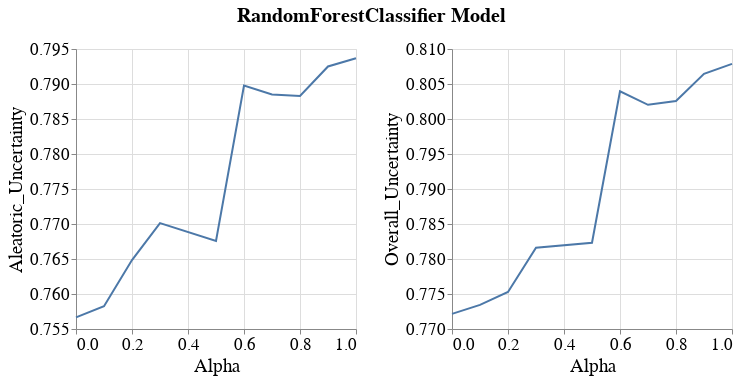

This figure's notebook cell:
### Code cell
visualizer.create_subgroup_metrics_line_band_plot(model_name=MODEL_NAMES[0],
                                                  subgroup_metrics=['Aleatoric_Uncertainty', 'Overall_Uncertainty'],
                                                  subgroup='race_dis_correct')

### Figure 1 — Vega-Lite specification as saved in the notebook (floating-point values rounded to 4 significant figures)
{"config": {"view": {"continuousWidth": 400, "continuousHeight": 300}, "axis": {"labelFontSize": 17, "labelFontWeight": "normal", "titleFontSize": 19, "titleFontWeight": "normal"}, "legend": {"labelFontSize": 17, "symbolStrokeWidth": 10, "titleFontSize": 19}, "title": {"fontSize": 17}}, "vconcat": [{"hconcat": [{"layer": [{"mark": {"type": "errorband", "extent": "ci"}, "encoding": {"x": {"field": "Intervention_Param", "title": "Alpha", "type": "quantitative"}, "y": {"field": "Metric_Value", "scale": {"zero": false}, "title": "Aleatoric_Uncertainty", "type": "quantitative"}}}, {"mark": "line", "encoding": {"x": {"field": "Intervention_Param", "title": "Alpha", "type": "quantitative"}, "y": {"aggregate": "mean", "field": "Metric_Value", "scale": {"zero": false}, "title": "Aleatoric_Uncertainty", "type": "quantitative"}}}], "height": 280, "width": 280}, {"layer": [{"mark": {"type": "errorband", "extent": "ci"}, "encoding": {"x": {"field": "Intervention_Param", "title": "Alpha", "type": "quantitative"}, "y": {"field": "Metric_Value", "scale": {"zero": false}, "title": "Overall_Uncertainty", "type": "quantitative"}}}, {"mark": "line", "encoding": {"x": {"field": "Intervention_Param", "title": "Alpha", "type": "quantitative"}, "y": {"aggregate": "mean", "field": "Metric_Value", "scale": {"zero": false}, "title": "Overall_Uncertainty", "type": "quantitative"}}}], "data": {"name": "data-30f21b907d24197be38117402a63da21"}, "height": 280, "width": 280}]}], "data": {"name": "data-c156b88728347ae5626641f15b0f4399"}, "title": {"text": "RandomForestClassifier Model", "anchor": "middle", "dy": -10, "fontSize": 20}, "$schema": "https://vega.github.io/schema/vega-lite/v4.17.0.json", "datasets": {"data-c156b88728347ae5626641f15b0f4399": [{"Metric": "Aleatoric_Uncertainty", "Bootstrap_Model_Seed": 101, "Model_Name": "RandomForestClassifier", "Model_Params": "{'bootstrap': False, 'ccp_alpha': 0.0, 'class_weight': None, 'criterion': 'gini', 'max_depth': 40, 'max_features': 'sqrt', 'max_leaf_nodes': None, 'max_samples': None, 'min_impurity_decrease': 0.0, 'min_samples_leaf': 1, 'min_samples_split': 2, 'min_weight_fraction_leaf': 0.0, 'n_estimators': 100, 'n_jobs': None, 'oob_score': False, 'random_state': 101, 'verbose': 0, 'warm_start': False}", "Run_Number": "Run_1", "Dataset_Name": "Diabetes", "Num_Estimators": 200, "Tag": "OK", "Record_Create_Date_Time": "2023-08-05T11:04:48.791000", "Session_Uuid": "f88d9187-81c1-496e-a809-65185798edd6", "Experiment_Iteration": "Exp_iter_1", "Dataset_Split_Seed": 100, "Model_Init_Seed": 100, "Fair_Intervention_Params_Lst": "[0.7]", "Intervention_Param": 0.7, "Subgroup": "race_dis_correct", "Metric_Value": 0.7885, "Group": "race_dis_correct"}, {"Metric": "Aleatoric_Uncertainty", "Bootstrap_Model_Seed": 101, "Model_Name": "RandomForestClassifier", "Model_Params": "{'bootstrap': False, 'ccp_alpha': 0.0, 'class_weight': None, 'criterion': 'gini', 'max_depth': 40, 'max_features': 'sqrt', 'max_leaf_nodes': None, 'max_samples': None, 'min_impurity_decrease': 0.0, 'min_samples_leaf': 1, 'min_samples_split': 2, 'min_weight_fraction_leaf': 0.0, 'n_estimators': 200, 'n_jobs': None, 'oob_score': False, 'random_state': 101, 'verbose': 0, 'warm_start': False}", "Run_Number": "Run_1", "Dataset_Name": "Diabetes", "Num_Estimators": 200, "Tag": "OK", "Record_Create_Date_Time": "2023-08-05T11:22:30.211000", "Session_Uuid": "f88d9187-81c1-496e-a809-65185798edd6", "Experiment_Iteration": "Exp_iter_1", "Dataset_Split_Seed": 100, "Model_Init_Seed": 100, "Fair_Intervention_Params_Lst": "[0.2]", "Intervention_Param": 0.2, "Subgroup": "race_dis_correct", "Metric_Value": 0.7648, "Group": "race_dis_correct"}, {"Metric": "Aleatoric_Uncertainty", "Bootstrap_Model_Seed": 101, "Model_Name": "RandomForestClassifier", "Model_Params": "{'bootstrap': False, 'ccp_alpha': 0.0, 'class_weight': None, 'criterion': 'gini', 'max_depth': 50, 'max_features': 'sqrt', 'max_leaf_nodes': None, 'max_samples': None, 'min_impurity_decrease': 0.0, 'min_samples_leaf': 1, 'min_samples_split': 2, 'min_weight_fraction_leaf': 0.0, 'n_estimators': 100, 'n_jobs': None, 'oob_score': False, 'random_state': 101, 'verbose': 0, 'warm_start': False}", "Run_Number": "Run_1", "Dataset_Name": "Diabetes", "Num_Estimators": 200, "Tag": "OK", "Record_Create_Date_Time": "2023-08-05T11:05:37.835000", "Session_Uuid": "f88d9187-81c1-496e-a809-65185798edd6", "Experiment_Iteration": "Exp_iter_1", "Dataset_Split_Seed": 100, "Model_Init_Seed": 100, "Fair_Intervention_Params_Lst": "[0.5]", "Intervention_Param": 0.5, "Subgroup": "race_dis_correct", "Metric_Value": 0.7676, "Group": "race_dis_correct"}, {"Metric": "Aleatoric_Uncertainty", "Bootstrap_Model_Seed": 101, "Model_Name": "RandomForestClassifier", "Model_Params": "{'bootstrap': False, 'ccp_alpha': 0.0, 'class_weight': None, 'criterion': 'gini', 'max_depth': 60, 'max_features': 'sqrt', 'max_leaf_nodes': None, 'max_samples': None, 'min_impurity_decrease': 0.0, 'min_samples_leaf': 1, 'min_samples_split': 2, 'min_weight_fraction_leaf': 0.0, 'n_estimators': 100, 'n_jobs': None, 'oob_score': False, 'random_state': 101, 'verbose': 0, 'warm_start': False}", "Run_Number": "Run_1", "Dataset_Name": "Diabetes", "Num_Estimators": 200, "Tag": "OK", "Record_Create_Date_Time": "2023-08-05T10:49:26.823000", "Session_Uuid": "f88d9187-81c1-496e-a809-65185798edd6", "Experiment_Iteration": "Exp_iter_1", "Dataset_Split_Seed": 100, "Model_Init_Seed": 100, "Fair_Intervention_Params_Lst": "[0.0]", "Intervention_Param": 0.0, "Subgroup": "race_dis_correct", "Metric_Value": 0.7567, "Group": "race_dis_correct"}, {"Metric": "Aleatoric_Uncertainty", "Bootstrap_Model_Seed": 101, "Model_Name": "RandomForestClassifier", "Model_Params": "{'bootstrap': False, 'ccp_alpha': 0.0, 'class_weight': None, 'criterion': 'gini', 'max_depth': 60, 'max_features': 'sqrt', 'max_leaf_nodes': None, 'max_samples': None, 'min_impurity_decrease': 0.0, 'min_samples_leaf': 1, 'min_samples_split': 2, 'min_weight_fraction_leaf': 0.0, 'n_estimators': 100, 'n_jobs': None, 'oob_score': False, 'random_state': 101, 'verbose': 0, 'warm_start': False}", "Run_Number": "Run_1", "Dataset_Name": "Diabetes", "Num_Estimators": 200, "Tag": "OK", "Record_Create_Date_Time": "2023-08-05T11:02:27.223000", "Session_Uuid": "f88d9187-81c1-496e-a809-65185798edd6", "Experiment_Iteration": "Exp_iter_1", "Dataset_Split_Seed": 100, "Model_Init_Seed": 100, "Fair_Intervention_Params_Lst": "[0.1]", "Intervention_Param": 0.1, "Subgroup": "race_dis_correct", "Metric_Value": 0.7583, "Group": "race_dis_correct"}, {"Metric": "Aleatoric_Uncertainty", "Bootstrap_Model_Seed": 101, "Model_Name": "RandomForestClassifier", "Model_Params": "{'bootstrap': False, 'ccp_alpha': 0.0, 'class_weight': None, 'criterion': 'gini', 'max_depth': 60, 'max_features': 'sqrt', 'max_leaf_nodes': None, 'max_samples': None, 'min_impurity_decrease': 0.0, 'min_samples_leaf': 1, 'min_samples_split': 2, 'min_weight_fraction_leaf': 0.0, 'n_estimators': 100, 'n_jobs': None, 'oob_score': False, 'random_state': 101, 'verbose': 0, 'warm_start': False}", "Run_Number": "Run_1", "Dataset_Name": "Diabetes", "Num_Estimators": 200, "Tag": "OK", "Record_Create_Date_Time": "2023-08-05T11:05:00.615000", "Session_Uuid": "f88d9187-81c1-496e-a809-65185798edd6", "Experiment_Iteration": "Exp_iter_1", "Dataset_Split_Seed": 100, "Model_Init_Seed": 100, "Fair_Intervention_Params_Lst": "[0.6]", "Intervention_Param": 0.6, "Subgroup": "race_dis_correct", "Metric_Value": 0.7898, "Group": "race_dis_correct"}, {"Metric": "Aleatoric_Uncertainty", "Bootstrap_Model_Seed": 101, "Model_Name": "RandomForestClassifier", "Model_Params": "{'bootstrap': False, 'ccp_alpha': 0.0, 'class_weight': None, 'criterion': 'gini', 'max_depth': 60, 'max_features': 'sqrt', 'max_leaf_nodes': None, 'max_samples': None, 'min_impurity_decrease': 0.0, 'min_samples_leaf': 1, 'min_samples_split': 2, 'min_weight_fraction_leaf': 0.0, 'n_estimators': 100, 'n_jobs': None, 'oob_score': False, 'random_state': 101, 'verbose': 0, 'warm_start': False}", "Run_Number": "Run_1", "Dataset_Name": "Diabetes", "Num_Estimators": 200, "Tag": "OK", "Record_Create_Date_Time": "2023-08-05T11:08:13.393000", "Session_Uuid": "f88d9187-81c1-496e-a809-65185798edd6", "Experiment_Iteration": "Exp_iter_1", "Dataset_Split_Seed": 100, "Model_Init_Seed": 100, "Fair_Intervention_Params_Lst": "[0.9]", "Intervention_Param": 0.9, "Subgroup": "race_dis_correct", "Metric_Value": 0.7925, "Group": "race_dis_correct"}, {"Metric": "Aleatoric_Uncertainty", "Bootstrap_Model_Seed": 101, "Model_Name": "RandomForestClassifier", "Model_Params": "{'bootstrap': False, 'ccp_alpha': 0.0, 'class_weight': None, 'criterion': 'gini', 'max_depth': 60, 'max_features': 'sqrt', 'max_leaf_nodes': None, 'max_samples': None, 'min_impurity_decrease': 0.0, 'min_samples_leaf': 1, 'min_samples_split': 2, 'min_weight_fraction_leaf': 0.0, 'n_estimators': 100, 'n_jobs': None, 'oob_score': False, 'random_state': 101, 'verbose': 0, 'warm_start': False}", "Run_Number": "Run_1", "Dataset_Name": "Diabetes", "Num_Estimators": 200, "Tag": "OK", "Record_Create_Date_Time": "2023-08-05T11:09:21.153000", "Session_Uuid": "f88d9187-81c1-496e-a809-65185798edd6", "Experiment_Iteration": "Exp_iter_1", "Dataset_Split_Seed": 100, "Model_Init_Seed": 100, "Fair_Intervention_Params_Lst": "[0.8]", "Intervention_Param": 0.8, "Subgroup": "race_dis_correct", "Metric_Value": 0.7883, "Group": "race_dis_correct"}, {"Metric": "Aleatoric_Uncertainty", "Bootstrap_Model_Seed": 101, "Model_Name": "RandomForestClassifier", "Model_Params": "{'bootstrap': False, 'ccp_alpha': 0.0, 'class_weight': None, 'criterion': 'gini', 'max_depth': 60, 'max_features': 'sqrt', 'max_leaf_nodes': None, 'max_samples': None, 'min_impurity_decrease': 0.0, 'min_samples_leaf': 1, 'min_samples_split': 2, 'min_weight_fraction_leaf': 0.0, 'n_estimators': 100, 'n_jobs': None, 'oob_score': False, 'random_state': 101, 'verbose': 0, 'warm_start': False}", "Run_Number": "Run_1", "Dataset_Name": "Diabetes", "Num_Estimators": 200, "Tag": "OK", "Record_Create_Date_Time": "2023-08-05T11:14:14.556000", "Session_Uuid": "f88d9187-81c1-496e-a809-65185798edd6", "Experiment_Iteration": "Exp_iter_1", "Dataset_Split_Seed": 100, "Model_Init_Seed": 100, "Fair_Intervention_Params_Lst": "[1.0]", "Intervention_Param": 1.0, "Subgroup": "race_dis_correct", "Metric_Value": 0.7937, "Group": "race_dis_correct"}, {"Metric": "Aleatoric_Uncertainty", "Bootstrap_Model_Seed": 101, "Model_Name": "RandomForestClassifier", "Model_Params": "{'bootstrap': False, 'ccp_alpha': 0.0, 'class_weight': None, 'criterion': 'gini', 'max_depth': 70, 'max_features': 'sqrt', 'max_leaf_nodes': None, 'max_samples': None, 'min_impurity_decrease': 0.0, 'min_samples_leaf': 1, 'min_samples_split': 2, 'min_weight_fraction_leaf': 0.0, 'n_estimators': 200, 'n_jobs': None, 'oob_score': False, 'random_state': 101, 'verbose': 0, 'warm_start': False}", "Run_Number": "Run_1", "Dataset_Name": "Diabetes", "Num_Estimators": 200, "Tag": "OK", "Record_Create_Date_Time": "2023-08-05T11:39:39.451000", "Session_Uuid": "f88d9187-81c1-496e-a809-65185798edd6", "Experiment_Iteration": "Exp_iter_1", "Dataset_Split_Seed": 100, "Model_Init_Seed": 100, "Fair_Intervention_Params_Lst": "[0.3]", "Intervention_Param": 0.3, "Subgroup": "race_dis_correct", "Metric_Value": 0.7701, "Group": "race_dis_correct"}], "data-30f21b907d24197be38117402a63da21": [{"Metric": "Overall_Uncertainty", "Bootstrap_Model_Seed": 101, "Model_Name": "RandomForestClassifier", "Model_Params": "{'bootstrap': False, 'ccp_alpha': 0.0, 'class_weight': None, 'criterion': 'gini', 'max_depth': 40, 'max_features': 'sqrt', 'max_leaf_nodes': None, 'max_samples': None, 'min_impurity_decrease': 0.0, 'min_samples_leaf': 1, 'min_samples_split': 2, 'min_weight_fraction_leaf': 0.0, 'n_estimators': 100, 'n_jobs': None, 'oob_score': False, 'random_state': 101, 'verbose': 0, 'warm_start': False}", "Run_Number": "Run_1", "Dataset_Name": "Diabetes", "Num_Estimators": 200, "Tag": "OK", "Record_Create_Date_Time": "2023-08-05T11:04:48.791000", "Session_Uuid": "f88d9187-81c1-496e-a809-65185798edd6", "Experiment_Iteration": "Exp_iter_1", "Dataset_Split_Seed": 100, "Model_Init_Seed": 100, "Fair_Intervention_Params_Lst": "[0.7]", "Intervention_Param": 0.7, "Subgroup": "race_dis_correct", "Metric_Value": 0.802, "Group": "race_dis_correct"}, {"Metric": "Overall_Uncertainty", "Bootstrap_Model_Seed": 101, "Model_Name": "RandomForestClassifier", "Model_Params": "{'bootstrap': False, 'ccp_alpha': 0.0, 'class_weight': None, 'criterion': 'gini', 'max_depth': 40, 'max_features': 'sqrt', 'max_leaf_nodes': None, 'max_samples': None, 'min_impurity_decrease': 0.0, 'min_samples_leaf': 1, 'min_samples_split': 2, 'min_weight_fraction_leaf': 0.0, 'n_estimators': 200, 'n_jobs': None, 'oob_score': False, 'random_state': 101, 'verbose': 0, 'warm_start': False}", "Run_Number": "Run_1", "Dataset_Name": "Diabetes", "Num_Estimators": 200, "Tag": "OK", "Record_Create_Date_Time": "2023-08-05T11:22:30.211000", "Session_Uuid": "f88d9187-81c1-496e-a809-65185798edd6", "Experiment_Iteration": "Exp_iter_1", "Dataset_Split_Seed": 100, "Model_Init_Seed": 100, "Fair_Intervention_Params_Lst": "[0.2]", "Intervention_Param": 0.2, "Subgroup": "race_dis_correct", "Metric_Value": 0.7753, "Group": "race_dis_correct"}, {"Metric": "Overall_Uncertainty", "Bootstrap_Model_Seed": 101, "Model_Name": "RandomForestClassifier", "Model_Params": "{'bootstrap': False, 'ccp_alpha': 0.0, 'class_weight': None, 'criterion': 'gini', 'max_depth': 50, 'max_features': 'sqrt', 'max_leaf_nodes': None, 'max_samples': None, 'min_impurity_decrease': 0.0, 'min_samples_leaf': 1, 'min_samples_split': 2, 'min_weight_fraction_leaf': 0.0, 'n_estimators': 100, 'n_jobs': None, 'oob_score': False, 'random_state': 101, 'verbose': 0, 'warm_start': False}", "Run_Number": "Run_1", "Dataset_Name": "Diabetes", "Num_Estimators": 200, "Tag": "OK", "Record_Create_Date_Time": "2023-08-05T11:05:37.835000", "Session_Uuid": "f88d9187-81c1-496e-a809-65185798edd6", "Experiment_Iteration": "Exp_iter_1", "Dataset_Split_Seed": 100, "Model_Init_Seed": 100, "Fair_Intervention_Params_Lst": "[0.5]", "Intervention_Param": 0.5, "Subgroup": "race_dis_correct", "Metric_Value": 0.7823, "Group": "race_dis_correct"}, {"Metric": "Overall_Uncertainty", "Bootstrap_Model_Seed": 101, "Model_Name": "RandomForestClassifier", "Model_Params": "{'bootstrap': False, 'ccp_alpha': 0.0, 'class_weight': None, 'criterion': 'gini', 'max_depth': 60, 'max_features': 'sqrt', 'max_leaf_nodes': None, 'max_samples': None, 'min_impurity_decrease': 0.0, 'min_samples_leaf': 1, 'min_samples_split': 2, 'min_weight_fraction_leaf': 0.0, 'n_estimators': 100, 'n_jobs': None, 'oob_score': False, 'random_state': 101, 'verbose': 0, 'warm_start': False}", "Run_Number": "Run_1", "Dataset_Name": "Diabetes", "Num_Estimators": 200, "Tag": "OK", "Record_Create_Date_Time": "2023-08-05T10:49:26.823000", "Session_Uuid": "f88d9187-81c1-496e-a809-65185798edd6", "Experiment_Iteration": "Exp_iter_1", "Dataset_Split_Seed": 100, "Model_Init_Seed": 100, "Fair_Intervention_Params_Lst": "[0.0]", "Intervention_Param": 0.0, "Subgroup": "race_dis_correct", "Metric_Value": 0.7722, "Group": "race_dis_correct"}, {"Metric": "Overall_Uncertainty", "Bootstrap_Model_Seed": 101, "Model_Name": "RandomForestClassifier", "Model_Params": "{'bootstrap': False, 'ccp_alpha': 0.0, 'class_weight': None, 'criterion': 'gini', 'max_depth': 60, 'max_features': 'sqrt', 'max_leaf_nodes': None, 'max_samples': None, 'min_impurity_decrease': 0.0, 'min_samples_leaf': 1, 'min_samples_split': 2, 'min_weight_fraction_leaf': 0.0, 'n_estimators': 100, 'n_jobs': None, 'oob_score': False, 'random_state': 101, 'verbose': 0, 'warm_start': False}", "Run_Number": "Run_1", "Dataset_Name": "Diabetes", "Num_Estimators": 200, "Tag": "OK", "Record_Create_Date_Time": "2023-08-05T11:02:27.223000", "Session_Uuid": "f88d9187-81c1-496e-a809-65185798edd6", "Experiment_Iteration": "Exp_iter_1", "Dataset_Split_Seed": 100, "Model_Init_Seed": 100, "Fair_Intervention_Params_Lst": "[0.1]", "Intervention_Param": 0.1, "Subgroup": "race_dis_correct", "Metric_Value": 0.7734, "Group": "race_dis_correct"}, {"Metric": "Overall_Uncertainty", "Bootstrap_Model_Seed": 101, "Model_Name": "RandomForestClassifier", "Model_Params": "{'bootstrap': False, 'ccp_alpha': 0.0, 'class_weight': None, 'criterion': 'gini', 'max_depth': 60, 'max_features': 'sqrt', 'max_leaf_nodes': None, 'max_samples': None, 'min_impurity_decrease': 0.0, 'min_samples_leaf': 1, 'min_samples_split': 2, 'min_weight_fraction_leaf': 0.0, 'n_estimators': 100, 'n_jobs': None, 'oob_score': False, 'random_state': 101, 'verbose': 0, 'warm_start': False}", "Run_Number": "Run_1", "Dataset_Name": "Diabetes", "Num_Estimators": 200, "Tag": "OK", "Record_Create_Date_Time": "2023-08-05T11:05:00.615000", "Session_Uuid": "f88d9187-81c1-496e-a809-65185798edd6", "Experiment_Iteration": "Exp_iter_1", "Dataset_Split_Seed": 100, "Model_Init_Seed": 100, "Fair_Intervention_Params_Lst": "[0.6]", "Intervention_Param": 0.6, "Subgroup": "race_dis_correct", "Metric_Value": 0.804, "Group": "race_dis_correct"}, {"Metric": "Overall_Uncertainty", "Bootstrap_Model_Seed": 101, "Model_Name": "RandomForestClassifier", "Model_Params": "{'bootstrap': False, 'ccp_alpha': 0.0, 'class_weight': None, 'criterion': 'gini', 'max_depth': 60, 'max_features': 'sqrt', 'max_leaf_nodes': None, 'max_samples': None, 'min_impurity_decrease': 0.0, 'min_samples_leaf': 1, 'min_samples_split': 2, 'min_weight_fraction_leaf': 0.0, 'n_estimators': 100, 'n_jobs': None, 'oob_score': False, 'random_state': 101, 'verbose': 0, 'warm_start': False}", "Run_Number": "Run_1", "Dataset_Name": "Diabetes", "Num_Estimators": 200, "Tag": "OK", "Record_Create_Date_Time": "2023-08-05T11:08:13.393000", "Session_Uuid": "f88d9187-81c1-496e-a809-65185798edd6", "Experiment_Iteration": "Exp_iter_1", "Dataset_Split_Seed": 100, "Model_Init_Seed": 100, "Fair_Intervention_Params_Lst": "[0.9]", "Intervention_Param": 0.9, "Subgroup": "race_dis_correct", "Metric_Value": 0.8064, "Group": "race_dis_correct"}, {"Metric": "Overall_Uncertainty", "Bootstrap_Model_Seed": 101, "Model_Name": "RandomForestClassifier", "Model_Params": "{'bootstrap': False, 'ccp_alpha': 0.0, 'class_weight': None, 'criterion': 'gini', 'max_depth': 60, 'max_features': 'sqrt', 'max_leaf_nodes': None, 'max_samples': None, 'min_impurity_decrease': 0.0, 'min_samples_leaf': 1, 'min_samples_split': 2, 'min_weight_fraction_leaf': 0.0, 'n_estimators': 100, 'n_jobs': None, 'oob_score': False, 'random_state': 101, 'verbose': 0, 'warm_start': False}", "Run_Number": "Run_1", "Dataset_Name": "Diabetes", "Num_Estimators": 200, "Tag": "OK", "Record_Create_Date_Time": "2023-08-05T11:09:21.153000", "Session_Uuid": "f88d9187-81c1-496e-a809-65185798edd6", "Experiment_Iteration": "Exp_iter_1", "Dataset_Split_Seed": 100, "Model_Init_Seed": 100, "Fair_Intervention_Params_Lst": "[0.8]", "Intervention_Param": 0.8, "Subgroup": "race_dis_correct", "Metric_Value": 0.8026, "Group": "race_dis_correct"}, {"Metric": "Overall_Uncertainty", "Bootstrap_Model_Seed": 101, "Model_Name": "RandomForestClassifier", "Model_Params": "{'bootstrap': False, 'ccp_alpha': 0.0, 'class_weight': None, 'criterion': 'gini', 'max_depth': 60, 'max_features': 'sqrt', 'max_leaf_nodes': None, 'max_samples': None, 'min_impurity_decrease': 0.0, 'min_samples_leaf': 1, 'min_samples_split': 2, 'min_weight_fraction_leaf': 0.0, 'n_estimators': 100, 'n_jobs': None, 'oob_score': False, 'random_state': 101, 'verbose': 0, 'warm_start': False}", "Run_Number": "Run_1", "Dataset_Name": "Diabetes", "Num_Estimators": 200, "Tag": "OK", "Record_Create_Date_Time": "2023-08-05T11:14:14.556000", "Session_Uuid": "f88d9187-81c1-496e-a809-65185798edd6", "Experiment_Iteration": "Exp_iter_1", "Dataset_Split_Seed": 100, "Model_Init_Seed": 100, "Fair_Intervention_Params_Lst": "[1.0]", "Intervention_Param": 1.0, "Subgroup": "race_dis_correct", "Metric_Value": 0.8079, "Group": "race_dis_correct"}, {"Metric": "Overall_Uncertainty", "Bootstrap_Model_Seed": 101, "Model_Name": "RandomForestClassifier", "Model_Params": "{'bootstrap': False, 'ccp_alpha': 0.0, 'class_weight': None, 'criterion': 'gini', 'max_depth': 70, 'max_features': 'sqrt', 'max_leaf_nodes': None, 'max_samples': None, 'min_impurity_decrease': 0.0, 'min_samples_leaf': 1, 'min_samples_split': 2, 'min_weight_fraction_leaf': 0.0, 'n_estimators': 200, 'n_jobs': None, 'oob_score': False, 'random_state': 101, 'verbose': 0, 'warm_start': False}", "Run_Number": "Run_1", "Dataset_Name": "Diabetes", "Num_Estimators": 200, "Tag": "OK", "Record_Create_Date_Time": "2023-08-05T11:39:39.451000", "Session_Uuid": "f88d9187-81c1-496e-a809-65185798edd6", "Experiment_Iteration": "Exp_iter_1", "Dataset_Split_Seed": 100, "Model_Init_Seed": 100, "Fair_Intervention_Params_Lst": "[0.3]", "Intervention_Param": 0.3, "Subgroup": "race_dis_correct", "Metric_Value": 0.7816, "Group": "race_dis_correct"}]}}
